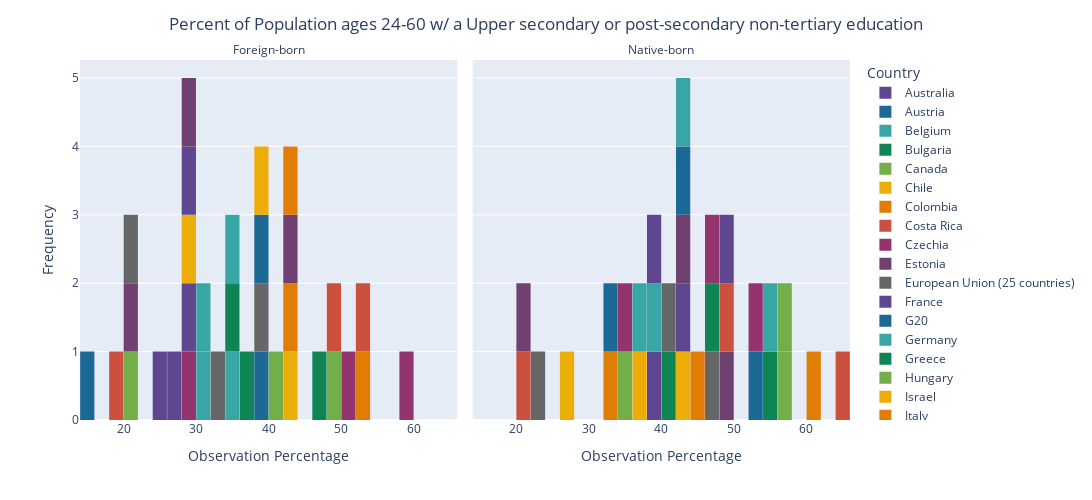

Notebook source saved alongside this figure:
### Code cell
fig = px.histogram(DF_rory_S,
                 x='OBS_VALUE',
                 nbins=30,
                 facet_col= 'Place of birth',
                 facet_col_wrap=2,
                  color='Reference area',
                  color_discrete_sequence=px.colors.qualitative.Prism)
fig.for_each_annotation(lambda a: a.update(text=a.text.split("=")[-1]))
fig.update_xaxes(title_text='Observation Percentage')
fig.update_layout(bargap=0.02,
                  title='Percent of Population ages 24-60 w/ a Upper secondary or post-secondary non-tertiary education',
                  title_x=0.5,
                  xaxis_title="Observation Percentage",
                  yaxis_title="Frequency",
                  legend_title="Country",
                  autosize=False,
                  width=1200,
                  height=500)

fig.show()

### Figure 1 — Plotly figure (JSON) as saved in the notebook; plotly's stock layout.template omitted (floating-point values rounded to 4 significant figures)
{"data": [{"alignmentgroup": "True", "bingroup": "x", "hovertemplate": "Reference area=Australia<br>Place of birth=Foreign-born<br>OBS_VALUE=%{x}<br>count=%{y}<extra></extra>", "legendgroup": "Australia", "marker": {"color": "rgb(95, 70, 144)", "pattern": {"shape": ""}}, "name": "Australia", "nbinsx": 30, "offsetgroup": "Australia", "orientation": "v", "showlegend": true, "type": "histogram", "x": [24.16], "xaxis": "x", "yaxis": "y"}, {"alignmentgroup": "True", "bingroup": "x", "hovertemplate": "Reference area=Australia<br>Place of birth=Native-born<br>OBS_VALUE=%{x}<br>count=%{y}<extra></extra>", "legendgroup": "Australia", "marker": {"color": "rgb(95, 70, 144)", "pattern": {"shape": ""}}, "name": "Australia", "nbinsx": 30, "offsetgroup": "Australia", "orientation": "v", "showlegend": false, "type": "histogram", "x": [38.77], "xaxis": "x2", "yaxis": "y2"}, {"alignmentgroup": "True", "bingroup": "x", "hovertemplate": "Reference area=Austria<br>Place of birth=Foreign-born<br>OBS_VALUE=%{x}<br>count=%{y}<extra></extra>", "legendgroup": "Austria", "marker": {"color": "rgb(29, 105, 150)", "pattern": {"shape": ""}}, "name": "Austria", "nbinsx": 30, "offsetgroup": "Austria", "orientation": "v", "showlegend": true, "type": "histogram", "x": [39.64], "xaxis": "x", "yaxis": "y"}, {"alignmentgroup": "True", "bingroup": "x", "hovertemplate": "Reference area=Austria<br>Place of birth=Native-born<br>OBS_VALUE=%{x}<br>count=%{y}<extra></extra>", "legendgroup": "Austria", "marker": {"color": "rgb(29, 105, 150)", "pattern": {"shape": ""}}, "name": "Austria", "nbinsx": 30, "offsetgroup": "Austria", "orientation": "v", "showlegend": false, "type": "histogram", "x": [53.13], "xaxis": "x2", "yaxis": "y2"}, {"alignmentgroup": "True", "bingroup": "x", "hovertemplate": "Reference area=Belgium<br>Place of birth=Foreign-born<br>OBS_VALUE=%{x}<br>count=%{y}<extra></extra>", "legendgroup": "Belgium", "marker": {"color": "rgb(56, 166, 165)", "pattern": {"shape": ""}}, "name": "Belgium", "nbinsx": 30, "offsetgroup": "Belgium", "orientation": "v", "showlegend": true, "type": "histogram", "x": [30.66], "xaxis": "x", "yaxis": "y"}, {"alignmentgroup": "True", "bingroup": "x", "hovertemplate": "Reference area=Belgium<br>Place of birth=Native-born<br>OBS_VALUE=%{x}<br>count=%{y}<extra></extra>", "legendgroup": "Belgium", "marker": {"color": "rgb(56, 166, 165)", "pattern": {"shape": ""}}, "name": "Belgium", "nbinsx": 30, "offsetgroup": "Belgium", "orientation": "v", "showlegend": false, "type": "histogram", "x": [39.4], "xaxis": "x2", "yaxis": "y2"}, {"alignmentgroup": "True", "bingroup": "x", "hovertemplate": "Reference area=Bulgaria<br>Place of birth=Foreign-born<br>OBS_VALUE=%{x}<br>count=%{y}<extra></extra>", "legendgroup": "Bulgaria", "marker": {"color": "rgb(15, 133, 84)", "pattern": {"shape": ""}}, "name": "Bulgaria", "nbinsx": 30, "offsetgroup": "Bulgaria", "orientation": "v", "showlegend": true, "type": "histogram", "x": [37.58], "xaxis": "x", "yaxis": "y"}, {"alignmentgroup": "True", "bingroup": "x", "hovertemplate": "Reference area=Bulgaria<br>Place of birth=Native-born<br>OBS_VALUE=%{x}<br>count=%{y}<extra></extra>", "legendgroup": "Bulgaria", "marker": {"color": "rgb(15, 133, 84)", "pattern": {"shape": ""}}, "name": "Bulgaria", "nbinsx": 30, "offsetgroup": "Bulgaria", "orientation": "v", "showlegend": false, "type": "histogram", "x": [54.8], "xaxis": "x2", "yaxis": "y2"}, {"alignmentgroup": "True", "bingroup": "x", "hovertemplate": "Reference area=Canada<br>Place of birth=Foreign-born<br>OBS_VALUE=%{x}<br>count=%{y}<extra></extra>", "legendgroup": "Canada", "marker": {"color": "rgb(115, 175, 72)", "pattern": {"shape": ""}}, "name": "Canada", "nbinsx": 30, "offsetgroup": "Canada", "orientation": "v", "showlegend": true, "type": "histogram", "x": [20.97], "xaxis": "x", "yaxis": "y"}, {"alignmentgroup": "True", "bingroup": "x", "hovertemplate": "Reference area=Canada<br>Place of birth=Native-born<br>OBS_VALUE=%{x}<br>count=%{y}<extra></extra>", "legendgroup": "Canada", "marker": {"color": "rgb(115, 175, 72)", "pattern": {"shape": ""}}, "name": "Canada", "nbinsx": 30, "offsetgroup": "Canada", "orientation": "v", "showlegend": false, "type": "histogram", "x": [34.38], "xaxis": "x2", "yaxis": "y2"}, {"alignmentgroup": "True", "bingroup": "x", "hovertemplate": "Reference area=Chile<br>Place of birth=Foreign-born<br>OBS_VALUE=%{x}<br>count=%{y}<extra></extra>", "legendgroup": "Chile", "marker": {"color": "rgb(237, 173, 8)", "pattern": {"shape": ""}}, "name": "Chile", "nbinsx": 30, "offsetgroup": "Chile", "orientation": "v", "showlegend": true, "type": "histogram", "x": [42.63], "xaxis": "x", "yaxis": "y"}, {"alignmentgroup": "True", "bingroup": "x", "hovertemplate": "Reference area=Chile<br>Place of birth=Native-born<br>OBS_VALUE=%{x}<br>count=%{y}<extra></extra>", "legendgroup": "Chile", "marker": {"color": "rgb(237, 173, 8)", "pattern": {"shape": ""}}, "name": "Chile", "nbinsx": 30, "offsetgroup": "Chile", "orientation": "v", "showlegend": false, "type": "histogram", "x": [42.03], "xaxis": "x2", "yaxis": "y2"}, {"alignmentgroup": "True", "bingroup": "x", "hovertemplate": "Reference area=Colombia<br>Place of birth=Foreign-born<br>OBS_VALUE=%{x}<br>count=%{y}<extra></extra>", "legendgroup": "Colombia", "marker": {"color": "rgb(225, 124, 5)", "pattern": {"shape": ""}}, "name": "Colombia", "nbinsx": 30, "offsetgroup": "Colombia", "orientation": "v", "showlegend": true, "type": "histogram", "x": [42.85], "xaxis": "x", "yaxis": "y"}, {"alignmentgroup": "True", "bingroup": "x", "hovertemplate": "Reference area=Colombia<br>Place of birth=Native-born<br>OBS_VALUE=%{x}<br>count=%{y}<extra></extra>", "legendgroup": "Colombia", "marker": {"color": "rgb(225, 124, 5)", "pattern": {"shape": ""}}, "name": "Colombia", "nbinsx": 30, "offsetgroup": "Colombia", "orientation": "v", "showlegend": false, "type": "histogram", "x": [33.87], "xaxis": "x2", "yaxis": "y2"}, {"alignmentgroup": "True", "bingroup": "x", "hovertemplate": "Reference area=Costa Rica<br>Place of birth=Foreign-born<br>OBS_VALUE=%{x}<br>count=%{y}<extra></extra>", "legendgroup": "Costa Rica", "marker": {"color": "rgb(204, 80, 62)", "pattern": {"shape": ""}}, "name": "Costa Rica", "nbinsx": 30, "offsetgroup": "Costa Rica", "orientation": "v", "showlegend": true, "type": "histogram", "x": [19.73], "xaxis": "x", "yaxis": "y"}, {"alignmentgroup": "True", "bingroup": "x", "hovertemplate": "Reference area=Costa Rica<br>Place of birth=Native-born<br>OBS_VALUE=%{x}<br>count=%{y}<extra></extra>", "legendgroup": "Costa Rica", "marker": {"color": "rgb(204, 80, 62)", "pattern": {"shape": ""}}, "name": "Costa Rica", "nbinsx": 30, "offsetgroup": "Costa Rica", "orientation": "v", "showlegend": false, "type": "histogram", "x": [20.26], "xaxis": "x2", "yaxis": "y2"}, {"alignmentgroup": "True", "bingroup": "x", "hovertemplate": "Reference area=Czechia<br>Place of birth=Foreign-born<br>OBS_VALUE=%{x}<br>count=%{y}<extra></extra>", "legendgroup": "Czechia", "marker": {"color": "rgb(148, 52, 110)", "pattern": {"shape": ""}}, "name": "Czechia", "nbinsx": 30, "offsetgroup": "Czechia", "orientation": "v", "showlegend": true, "type": "histogram", "x": [28.75], "xaxis": "x", "yaxis": "y"}, {"alignmentgroup": "True", "bingroup": "x", "hovertemplate": "Reference area=Czechia<br>Place of birth=Native-born<br>OBS_VALUE=%{x}<br>count=%{y}<extra></extra>", "legendgroup": "Czechia", "marker": {"color": "rgb(148, 52, 110)", "pattern": {"shape": ""}}, "name": "Czechia", "nbinsx": 30, "offsetgroup": "Czechia", "orientation": "v", "showlegend": false, "type": "histogram", "x": [35.48], "xaxis": "x2", "yaxis": "y2"}, {"alignmentgroup": "True", "bingroup": "x", "hovertemplate": "Reference area=Estonia<br>Place of birth=Foreign-born<br>OBS_VALUE=%{x}<br>count=%{y}<extra></extra>", "legendgroup": "Estonia", "marker": {"color": "rgb(111, 64, 112)", "pattern": {"shape": ""}}, "name": "Estonia", "nbinsx": 30, "offsetgroup": "Estonia", "orientation": "v", "showlegend": true, "type": "histogram", "x": [43.77], "xaxis": "x", "yaxis": "y"}, {"alignmentgroup": "True", "bingroup": "x", "hovertemplate": "Reference area=Estonia<br>Place of birth=Native-born<br>OBS_VALUE=%{x}<br>count=%{y}<extra></extra>", "legendgroup": "Estonia", "marker": {"color": "rgb(111, 64, 112)", "pattern": {"shape": ""}}, "name": "Estonia", "nbinsx": 30, "offsetgroup": "Estonia", "orientation": "v", "showlegend": false, "type": "histogram", "x": [48.37], "xaxis": "x2", "yaxis": "y2"}, {"alignmentgroup": "True", "bingroup": "x", "hovertemplate": "Reference area=European Union (25 countries)<br>Place of birth=Foreign-born<br>OBS_VALUE=%{x}<br>count=%{y}<extra></extra>", "legendgroup": "European Union (25 countries)", "marker": {"color": "rgb(102, 102, 102)", "pattern": {"shape": ""}}, "name": "European Union (25 countries)", "nbinsx": 30, "offsetgroup": "European Union (25 countries)", "orientation": "v", "showlegend": true, "type": "histogram", "x": [39.59], "xaxis": "x", "yaxis": "y"}, {"alignmentgroup": "True", "bingroup": "x", "hovertemplate": "Reference area=European Union (25 countries)<br>Place of birth=Native-born<br>OBS_VALUE=%{x}<br>count=%{y}<extra></extra>", "legendgroup": "European Union (25 countries)", "marker": {"color": "rgb(102, 102, 102)", "pattern": {"shape": ""}}, "name": "European Union (25 countries)", "nbinsx": 30, "offsetgroup": "European Union (25 countries)", "orientation": "v", "showlegend": false, "type": "histogram", "x": [46.89], "xaxis": "x2", "yaxis": "y2"}, {"alignmentgroup": "True", "bingroup": "x", "hovertemplate": "Reference area=France<br>Place of birth=Foreign-born<br>OBS_VALUE=%{x}<br>count=%{y}<extra></extra>", "legendgroup": "France", "marker": {"color": "rgb(95, 70, 144)", "pattern": {"shape": ""}}, "name": "France", "nbinsx": 30, "offsetgroup": "France", "orientation": "v", "showlegend": true, "type": "histogram", "x": [28.79], "xaxis": "x", "yaxis": "y"}, {"alignmentgroup": "True", "bingroup": "x", "hovertemplate": "Reference area=France<br>Place of birth=Native-born<br>OBS_VALUE=%{x}<br>count=%{y}<extra></extra>", "legendgroup": "France", "marker": {"color": "rgb(95, 70, 144)", "pattern": {"shape": ""}}, "name": "France", "nbinsx": 30, "offsetgroup": "France", "orientation": "v", "showlegend": false, "type": "histogram", "x": [43.53], "xaxis": "x2", "yaxis": "y2"}, {"alignmentgroup": "True", "bingroup": "x", "hovertemplate": "Reference area=G20<br>Place of birth=Foreign-born<br>OBS_VALUE=%{x}<br>count=%{y}<extra></extra>", "legendgroup": "G20", "marker": {"color": "rgb(29, 105, 150)", "pattern": {"shape": ""}}, "name": "G20", "nbinsx": 30, "offsetgroup": "G20", "orientation": "v", "showlegend": true, "type": "histogram", "x": [null], "xaxis": "x", "yaxis": "y"}, {"alignmentgroup": "True", "bingroup": "x", "hovertemplate": "Reference area=G20<br>Place of birth=Native-born<br>OBS_VALUE=%{x}<br>count=%{y}<extra></extra>", "legendgroup": "G20", "marker": {"color": "rgb(29, 105, 150)", "pattern": {"shape": ""}}, "name": "G20", "nbinsx": 30, "offsetgroup": "G20", "orientation": "v", "showlegend": false, "type": "histogram", "x": [null], "xaxis": "x2", "yaxis": "y2"}, {"alignmentgroup": "True", "bingroup": "x", "hovertemplate": "Reference area=Germany<br>Place of birth=Foreign-born<br>OBS_VALUE=%{x}<br>count=%{y}<extra></extra>", "legendgroup": "Germany", "marker": {"color": "rgb(56, 166, 165)", "pattern": {"shape": ""}}, "name": "Germany", "nbinsx": 30, "offsetgroup": "Germany", "orientation": "v", "showlegend": true, "type": "histogram", "x": [34.98], "xaxis": "x", "yaxis": "y"}, {"alignmentgroup": "True", "bingroup": "x", "hovertemplate": "Reference area=Germany<br>Place of birth=Native-born<br>OBS_VALUE=%{x}<br>count=%{y}<extra></extra>", "legendgroup": "Germany", "marker": {"color": "rgb(56, 166, 165)", "pattern": {"shape": ""}}, "name": "Germany", "nbinsx": 30, "offsetgroup": "Germany", "orientation": "v", "showlegend": false, "type": "histogram", "x": [54.76], "xaxis": "x2", "yaxis": "y2"}, {"alignmentgroup": "True", "bingroup": "x", "hovertemplate": "Reference area=Greece<br>Place of birth=Foreign-born<br>OBS_VALUE=%{x}<br>count=%{y}<extra></extra>", "legendgroup": "Greece", "marker": {"color": "rgb(15, 133, 84)", "pattern": {"shape": ""}}, "name": "Greece", "nbinsx": 30, "offsetgroup": "Greece", "orientation": "v", "showlegend": true, "type": "histogram", "x": [47.87], "xaxis": "x", "yaxis": "y"}, {"alignmentgroup": "True", "bingroup": "x", "hovertemplate": "Reference area=Greece<br>Place of birth=Native-born<br>OBS_VALUE=%{x}<br>count=%{y}<extra></extra>", "legendgroup": "Greece", "marker": {"color": "rgb(15, 133, 84)", "pattern": {"shape": ""}}, "name": "Greece", "nbinsx": 30, "offsetgroup": "Greece", "orientation": "v", "showlegend": false, "type": "histogram", "x": [46.31], "xaxis": "x2", "yaxis": "y2"}, {"alignmentgroup": "True", "bingroup": "x", "hovertemplate": "Reference area=Hungary<br>Place of birth=Foreign-born<br>OBS_VALUE=%{x}<br>count=%{y}<extra></extra>", "legendgroup": "Hungary", "marker": {"color": "rgb(115, 175, 72)", "pattern": {"shape": ""}}, "name": "Hungary", "nbinsx": 30, "offsetgroup": "Hungary", "orientation": "v", "showlegend": true, "type": "histogram", "x": [48.99], "xaxis": "x", "yaxis": "y"}, {"alignmentgroup": "True", "bingroup": "x", "hovertemplate": "Reference area=Hungary<br>Place of birth=Native-born<br>OBS_VALUE=%{x}<br>count=%{y}<extra></extra>", "legendgroup": "Hungary", "marker": {"color": "rgb(115, 175, 72)", "pattern": {"shape": ""}}, "name": "Hungary", "nbinsx": 30, "offsetgroup": "Hungary", "orientation": "v", "showlegend": false, "type": "histogram", "x": [57.84], "xaxis": "x2", "yaxis": "y2"}, {"alignmentgroup": "True", "bingroup": "x", "hovertemplate": "Reference area=Israel<br>Place of birth=Foreign-born<br>OBS_VALUE=%{x}<br>count=%{y}<extra></extra>", "legendgroup": "Israel", "marker": {"color": "rgb(237, 173, 8)", "pattern": {"shape": ""}}, "name": "Israel", "nbinsx": 30, "offsetgroup": "Israel", "orientation": "v", "showlegend": true, "type": "histogram", "x": [29.94], "xaxis": "x", "yaxis": "y"}, {"alignmentgroup": "True", "bingroup": "x", "hovertemplate": "Reference area=Israel<br>Place of birth=Native-born<br>OBS_VALUE=%{x}<br>count=%{y}<extra></extra>", "legendgroup": "Israel", "marker": {"color": "rgb(237, 173, 8)", "pattern": {"shape": ""}}, "name": "Israel", "nbinsx": 30, "offsetgroup": "Israel", "orientation": "v", "showlegend": false, "type": "histogram", "x": [37.17], "xaxis": "x2", "yaxis": "y2"}, {"alignmentgroup": "True", "bingroup": "x", "hovertemplate": "Reference area=Italy<br>Place of birth=Foreign-born<br>OBS_VALUE=%{x}<br>count=%{y}<extra></extra>", "legendgroup": "Italy", "marker": {"color": "rgb(225, 124, 5)", "pattern": {"shape": ""}}, "name": "Italy", "nbinsx": 30, "offsetgroup": "Italy", "orientation": "v", "showlegend": true, "type": "histogram", "x": [42.59], "xaxis": "x", "yaxis": "y"}, {"alignmentgroup": "True", "bingroup": "x", "hovertemplate": "Reference area=Italy<br>Place of birth=Native-born<br>OBS_VALUE=%{x}<br>count=%{y}<extra></extra>", "legendgroup": "Italy", "marker": {"color": "rgb(225, 124, 5)", "pattern": {"shape": ""}}, "name": "Italy", "nbinsx": 30, "offsetgroup": "Italy", "orientation": "v", "showlegend": false, "type": "histogram", "x": [44.14], "xaxis": "x2", "yaxis": "y2"}, {"alignmentgroup": "True", "bingroup": "x", "hovertemplate": "Reference area=Latvia<br>Place of birth=Foreign-born<br>OBS_VALUE=%{x}<br>count=%{y}<extra></extra>", "legendgroup": "Latvia", "marker": {"color": "rgb(204, 80, 62)", "pattern": {"shape": ""}}, "name": "Latvia", "nbinsx": 30, "offsetgroup": "Latvia", "orientation": "v", "showlegend": true, "type": "histogram", "x": [49.98], "xaxis": "x", "yaxis": "y"}, {"alignmentgroup": "True", "bingroup": "x", "hovertemplate": "Reference area=Latvia<br>Place of birth=Native-born<br>OBS_VALUE=%{x}<br>count=%{y}<extra></extra>", "legendgroup": "Latvia", "marker": {"color": "rgb(204, 80, 62)", "pattern": {"shape": ""}}, "name": "Latvia", "nbinsx": 30, "offsetgroup": "Latvia", "orientation": "v", "showlegend": false, "type": "histogram", "x": [49.67], "xaxis": "x2", "yaxis": "y2"}, {"alignmentgroup": "True", "bingroup": "x", "hovertemplate": "Reference area=Lithuania<br>Place of birth=Foreign-born<br>OBS_VALUE=%{x}<br>count=%{y}<extra></extra>", "legendgroup": "Lithuania", "marker": {"color": "rgb(148, 52, 110)", "pattern": {"shape": ""}}, "name": "Lithuania", "nbinsx": 30, "offsetgroup": "Lithuania", "orientation": "v", "showlegend": true, "type": "histogram", "x": [50.44], "xaxis": "x", "yaxis": "y"}, {"alignmentgroup": "True", "bingroup": "x", "hovertemplate": "Reference area=Lithuania<br>Place of birth=Native-born<br>OBS_VALUE=%{x}<br>count=%{y}<extra></extra>", "legendgroup": "Lithuania", "marker": {"color": "rgb(148, 52, 110)", "pattern": {"shape": ""}}, "name": "Lithuania", "nbinsx": 30, "offsetgroup": "Lithuania", "orientation": "v", "showlegend": false, "type": "histogram", "x": [46.34], "xaxis": "x2", "yaxis": "y2"}, {"alignmentgroup": "True", "bingroup": "x", "hovertemplate": "Reference area=Luxembourg<br>Place of birth=Foreign-born<br>OBS_VALUE=%{x}<br>count=%{y}<extra></extra>", "legendgroup": "Luxembourg", "marker": {"color": "rgb(111, 64, 112)", "pattern": {"shape": ""}}, "name": "Luxembourg", "nbinsx": 30, "offsetgroup": "Luxembourg", "orientation": "v", "showlegend": true, "type": "histogram", "x": [21.12], "xaxis": "x", "yaxis": "y"}, {"alignmentgroup": "True", "bingroup": "x", "hovertemplate": "Reference area=Luxembourg<br>Place of birth=Native-born<br>OBS_VALUE=%{x}<br>count=%{y}<extra></extra>", "legendgroup": "Luxembourg", "marker": {"color": "rgb(111, 64, 112)", "pattern": {"shape": ""}}, "name": "Luxembourg", "nbinsx": 30, "offsetgroup": "Luxembourg", "orientation": "v", "showlegend": false, "type": "histogram", "x": [43.25], "xaxis": "x2", "yaxis": "y2"}, {"alignmentgroup": "True", "bingroup": "x", "hovertemplate": "Reference area=Mexico<br>Place of birth=Foreign-born<br>OBS_VALUE=%{x}<br>count=%{y}<extra></extra>", "legendgroup": "Mexico", "marker": {"color": "rgb(102, 102, 102)", "pattern": {"shape": ""}}, "name": "Mexico", "nbinsx": 30, "offsetgroup": "Mexico", "orientation": "v", "showlegend": true, "type": "histogram", "x": [32.67], "xaxis": "x", "yaxis": "y"}, {"alignmentgroup": "True", "bingroup": "x", "hovertemplate": "Reference area=Mexico<br>Place of birth=Native-born<br>OBS_VALUE=%{x}<br>count=%{y}<extra></extra>", "legendgroup": "Mexico", "marker": {"color": "rgb(102, 102, 102)", "pattern": {"shape": ""}}, "name": "Mexico", "nbinsx": 30, "offsetgroup": "Mexico", "orientation": "v", "showlegend": false, "type": "histogram", "x": [23.43], "xaxis": "x2", "yaxis": "y2"}, {"alignmentgroup": "True", "bingroup": "x", "hovertemplate": "Reference area=Netherlands<br>Place of birth=Foreign-born<br>OBS_VALUE=%{x}<br>count=%{y}<extra></extra>", "legendgroup": "Netherlands", "marker": {"color": "rgb(95, 70, 144)", "pattern": {"shape": ""}}, "name": "Netherlands", "nbinsx": 30, "offsetgroup": "Netherlands", "orientation": "v", "showlegend": true, "type": "histogram", "x": [28.99], "xaxis": "x", "yaxis": "y"}, {"alignmentgroup": "True", "bingroup": "x", "hovertemplate": "Reference area=Netherlands<br>Place of birth=Native-born<br>OBS_VALUE=%{x}<br>count=%{y}<extra></extra>", "legendgroup": "Netherlands", "marker": {"color": "rgb(95, 70, 144)", "pattern": {"shape": ""}}, "name": "Netherlands", "nbinsx": 30, "offsetgroup": "Netherlands", "orientation": "v", "showlegend": false, "type": "histogram", "x": [39.95], "xaxis": "x2", "yaxis": "y2"}, {"alignmentgroup": "True", "bingroup": "x", "hovertemplate": "Reference area=New Zealand<br>Place of birth=Foreign-born<br>OBS_VALUE=%{x}<br>count=%{y}<extra></extra>", "legendgroup": "New Zealand", "marker": {"color": "rgb(29, 105, 150)", "pattern": {"shape": ""}}, "name": "New Zealand", "nbinsx": 30, "offsetgroup": "New Zealand", "orientation": "v", "showlegend": true, "type": "histogram", "x": [39.57], "xaxis": "x", "yaxis": "y"}, {"alignmentgroup": "True", "bingroup": "x", "hovertemplate": "Reference area=New Zealand<br>Place of birth=Native-born<br>OBS_VALUE=%{x}<br>count=%{y}<extra></extra>", "legendgroup": "New Zealand", "marker": {"color": "rgb(29, 105, 150)", "pattern": {"shape": ""}}, "name": "New Zealand", "nbinsx": 30, "offsetgroup": "New Zealand", "orientation": "v", "showlegend": false, "type": "histogram", "x": [42.07], "xaxis": "x2", "yaxis": "y2"}, {"alignmentgroup": "True", "bingroup": "x", "hovertemplate": "Reference area=Norway<br>Place of birth=Foreign-born<br>OBS_VALUE=%{x}<br>count=%{y}<extra></extra>", "legendgroup": "Norway", "marker": {"color": "rgb(56, 166, 165)", "pattern": {"shape": ""}}, "name": "Norway", "nbinsx": 30, "offsetgroup": "Norway", "orientation": "v", "showlegend": true, "type": "histogram", "x": [30.09], "xaxis": "x", "yaxis": "y"}, {"alignmentgroup": "True", "bingroup": "x", "hovertemplate": "Reference area=Norway<br>Place of birth=Native-born<br>OBS_VALUE=%{x}<br>count=%{y}<extra></extra>", "legendgroup": "Norway", "marker": {"color": "rgb(56, 166, 165)", "pattern": {"shape": ""}}, "name": "Norway", "nbinsx": 30, "offsetgroup": "Norway", "orientation": "v", "showlegend": false, "type": "histogram", "x": [36.28], "xaxis": "x2", "yaxis": "y2"}, {"alignmentgroup": "True", "bingroup": "x", "hovertemplate": "Reference area=OECD<br>Place of birth=Foreign-born<br>OBS_VALUE=%{x}<br>count=%{y}<extra></extra>", "legendgroup": "OECD", "marker": {"color": "rgb(15, 133, 84)", "pattern": {"shape": ""}}, "name": "OECD", "nbinsx": 30, "offsetgroup": "OECD", "orientation": "v", "showlegend": true, "type": "histogram", "x": [35.21], "xaxis": "x", "yaxis": "y"}, {"alignmentgroup": "True", "bingroup": "x", "hovertemplate": "Reference area=OECD<br>Place of birth=Native-born<br>OBS_VALUE=%{x}<br>count=%{y}<extra></extra>", "legendgroup": "OECD", "marker": {"color": "rgb(15, 133, 84)", "pattern": {"shape": ""}}, "name": "OECD", "nbinsx": 30, "offsetgroup": "OECD", "orientation": "v", "showlegend": false, "type": "histogram", "x": [41.98], "xaxis": "x2", "yaxis": "y2"}, {"alignmentgroup": "True", "bingroup": "x", "hovertemplate": "Reference area=Poland<br>Place of birth=Foreign-born<br>OBS_VALUE=%{x}<br>count=%{y}<extra></extra>", "legendgroup": "Poland", "marker": {"color": "rgb(115, 175, 72)", "pattern": {"shape": ""}}, "name": "Poland", "nbinsx": 30, "offsetgroup": "Poland", "orientation": "v", "showlegend": true, "type": "histogram", "x": [41.49], "xaxis": "x", "yaxis": "y"}, {"alignmentgroup": "True", "bingroup": "x", "hovertemplate": "Reference area=Poland<br>Place of birth=Native-born<br>OBS_VALUE=%{x}<br>count=%{y}<extra></extra>", "legendgroup": "Poland", "marker": {"color": "rgb(115, 175, 72)", "pattern": {"shape": ""}}, "name": "Poland", "nbinsx": 30, "offsetgroup": "Poland", "orientation": "v", "showlegend": false, "type": "histogram", "x": [56.64], "xaxis": "x2", "yaxis": "y2"}, {"alignmentgroup": "True", "bingroup": "x", "hovertemplate": "Reference area=Portugal<br>Place of birth=Foreign-born<br>OBS_VALUE=%{x}<br>count=%{y}<extra></extra>", "legendgroup": "Portugal", "marker": {"color": "rgb(237, 173, 8)", "pattern": {"shape": ""}}, "name": "Portugal", "nbinsx": 30, "offsetgroup": "Portugal", "orientation": "v", "showlegend": true, "type": "histogram", "x": [39.39], "xaxis": "x", "yaxis": "y"}, {"alignmentgroup": "True", "bingroup": "x", "hovertemplate": "Reference area=Portugal<br>Place of birth=Native-born<br>OBS_VALUE=%{x}<br>count=%{y}<extra></extra>", "legendgroup": "Portugal", "marker": {"color": "rgb(237, 173, 8)", "pattern": {"shape": ""}}, "name": "Portugal", "nbinsx": 30, "offsetgroup": "Portugal", "orientation": "v", "showlegend": false, "type": "histogram", "x": [27.89], "xaxis": "x2", "yaxis": "y2"}, {"alignmentgroup": "True", "bingroup": "x", "hovertemplate": "Reference area=Romania<br>Place of birth=Foreign-born<br>OBS_VALUE=%{x}<br>count=%{y}<extra></extra>", "legendgroup": "Romania", "marker": {"color": "rgb(225, 124, 5)", "pattern": {"shape": ""}}, "name": "Romania", "nbinsx": 30, "offsetgroup": "Romania", "orientation": "v", "showlegend": true, "type": "histogram", "x": [52.88], "xaxis": "x", "yaxis": "y"}, {"alignmentgroup": "True", "bingroup": "x", "hovertemplate": "Reference area=Romania<br>Place of birth=Native-born<br>OBS_VALUE=%{x}<br>count=%{y}<extra></extra>", "legendgroup": "Romania", "marker": {"color": "rgb(225, 124, 5)", "pattern": {"shape": ""}}, "name": "Romania", "nbinsx": 30, "offsetgroup": "Romania", "orientation": "v", "showlegend": false, "type": "histogram", "x": [61.8], "xaxis": "x2", "yaxis": "y2"}, {"alignmentgroup": "True", "bingroup": "x", "hovertemplate": "Reference area=Slovak Republic<br>Place of birth=Foreign-born<br>OBS_VALUE=%{x}<br>count=%{y}<extra></extra>", "legendgroup": "Slovak Republic", "marker": {"color": "rgb(204, 80, 62)", "pattern": {"shape": ""}}, "name": "Slovak Republic", "nbinsx": 30, "offsetgroup": "Slovak Republic", "orientation": "v", "showlegend": true, "type": "histogram", "x": [53.96], "xaxis": "x", "yaxis": "y"}, {"alignmentgroup": "True", "bingroup": "x", "hovertemplate": "Reference area=Slovak Republic<br>Place of birth=Native-born<br>OBS_VALUE=%{x}<br>count=%{y}<extra></extra>", "legendgroup": "Slovak Republic", "marker": {"color": "rgb(204, 80, 62)", "pattern": {"shape": ""}}, "name": "Slovak Republic", "nbinsx": 30, "offsetgroup": "Slovak Republic", "orientation": "v", "showlegend": false, "type": "histogram", "x": [64.95], "xaxis": "x2", "yaxis": "y2"}, {"alignmentgroup": "True", "bingroup": "x", "hovertemplate": "Reference area=Slovenia<br>Place of birth=Foreign-born<br>OBS_VALUE=%{x}<br>count=%{y}<extra></extra>", "legendgroup": "Slovenia", "marker": {"color": "rgb(148, 52, 110)", "pattern": {"shape": ""}}, "name": "Slovenia", "nbinsx": 30, "offsetgroup": "Slovenia", "orientation": "v", "showlegend": true, "type": "histogram", "x": [59.49], "xaxis": "x", "yaxis": "y"}, {"alignmentgroup": "True", "bingroup": "x", "hovertemplate": "Reference area=Slovenia<br>Place of birth=Native-born<br>OBS_VALUE=%{x}<br>count=%{y}<extra></extra>", "legendgroup": "Slovenia", "marker": {"color": "rgb(148, 52, 110)", "pattern": {"shape": ""}}, "name": "Slovenia", "nbinsx": 30, "offsetgroup": "Slovenia", "orientation": "v", "showlegend": false, "type": "histogram", "x": [53.81], "xaxis": "x2", "yaxis": "y2"}, {"alignmentgroup": "True", "bingroup": "x", "hovertemplate": "Reference area=Spain<br>Place of birth=Foreign-born<br>OBS_VALUE=%{x}<br>count=%{y}<extra></extra>", "legendgroup": "Spain", "marker": {"color": "rgb(111, 64, 112)", "pattern": {"shape": ""}}, "name": "Spain", "nbinsx": 30, "offsetgroup": "Spain", "orientation": "v", "showlegend": true, "type": "histogram", "x": [28.55], "xaxis": "x", "yaxis": "y"}, {"alignmentgroup": "True", "bingroup": "x", "hovertemplate": "Reference area=Spain<br>Place of birth=Native-born<br>OBS_VALUE=%{x}<br>count=%{y}<extra></extra>", "legendgroup": "Spain", "marker": {"color": "rgb(111, 64, 112)", "pattern": {"shape": ""}}, "name": "Spain", "nbinsx": 30, "offsetgroup": "Spain", "orientation": "v", "showlegend": false, "type": "histogram", "x": [21.04], "xaxis": "x2", "yaxis": "y2"}, {"alignmentgroup": "True", "bingroup": "x", "hovertemplate": "Reference area=Sweden<br>Place of birth=Foreign-born<br>OBS_VALUE=%{x}<br>count=%{y}<extra></extra>", "legendgroup": "Sweden", "marker": {"color": "rgb(102, 102, 102)", "pattern": {"shape": ""}}, "name": "Sweden", "nbinsx": 30, "offsetgroup": "Sweden", "orientation": "v", "showlegend": true, "type": "histogram", "x": [21.54], "xaxis": "x", "yaxis": "y"}, {"alignmentgroup": "True", "bingroup": "x", "hovertemplate": "Reference area=Sweden<br>Place of birth=Native-born<br>OBS_VALUE=%{x}<br>count=%{y}<extra></extra>", "legendgroup": "Sweden", "marker": {"color": "rgb(102, 102, 102)", "pattern": {"shape": ""}}, "name": "Sweden", "nbinsx": 30, "offsetgroup": "Sweden", "orientation": "v", "showlegend": false, "type": "histogram", "x": [41.66], "xaxis": "x2", "yaxis": "y2"}, {"alignmentgroup": "True", "bingroup": "x", "hovertemplate": "Reference area=Switzerland<br>Place of birth=Foreign-born<br>OBS_VALUE=%{x}<br>count=%{y}<extra></extra>", "legendgroup": "Switzerland", "marker": {"color": "rgb(95, 70, 144)", "pattern": {"shape": ""}}, "name": "Switzerland", "nbinsx": 30, "offsetgroup": "Switzerland", "orientation": "v", "showlegend": true, "type": "histogram", "x": [26.16], "xaxis": "x", "yaxis": "y"}, {"alignmentgroup": "True", "bingroup": "x", "hovertemplate": "Reference area=Switzerland<br>Place of birth=Native-born<br>OBS_VALUE=%{x}<br>count=%{y}<extra></extra>", "legendgroup": "Switzerland", "marker": {"color": "rgb(95, 70, 144)", "pattern": {"shape": ""}}, "name": "Switzerland", "nbinsx": 30, "offsetgroup": "Switzerland", "orientation": "v", "showlegend": false, "type": "histogram", "x": [48.96], "xaxis": "x2", "yaxis": "y2"}, {"alignmentgroup": "True", "bingroup": "x", "hovertemplate": "Reference area=United Kingdom<br>Place of birth=Foreign-born<br>OBS_VALUE=%{x}<br>count=%{y}<extra></extra>", "legendgroup": "United Kingdom", "marker": {"color": "rgb(29, 105, 150)", "pattern": {"shape": ""}}, "name": "United Kingdom", "nbinsx": 30, "offsetgroup": "United Kingdom", "orientation": "v", "showlegend": true, "type": "histogram", "x": [14.58], "xaxis": "x", "yaxis": "y"}, {"alignmentgroup": "True", "bingroup": "x", "hovertemplate": "Reference area=United Kingdom<br>Place of birth=Native-born<br>OBS_VALUE=%{x}<br>count=%{y}<extra></extra>", "legendgroup": "United Kingdom", "marker": {"color": "rgb(29, 105, 150)", "pattern": {"shape": ""}}, "name": "United Kingdom", "nbinsx": 30, "offsetgroup": "United Kingdom", "orientation": "v", "showlegend": false, "type": "histogram", "x": [33.09], "xaxis": "x2", "yaxis": "y2"}, {"alignmentgroup": "True", "bingroup": "x", "hovertemplate": "Reference area=United States<br>Place of birth=Foreign-born<br>OBS_VALUE=%{x}<br>count=%{y}<extra></extra>", "legendgroup": "United States", "marker": {"color": "rgb(56, 166, 165)", "pattern": {"shape": ""}}, "name": "United States", "nbinsx": 30, "offsetgroup": "United States", "orientation": "v", "showlegend": true, "type": "histogram", "x": [34.68], "xaxis": "x", "yaxis": "y"}, {"alignmentgroup": "True", "bingroup": "x", "hovertemplate": "Reference area=United States<br>Place of birth=Native-born<br>OBS_VALUE=%{x}<br>count=%{y}<extra></extra>", "legendgroup": "United States", "marker": {"color": "rgb(56, 166, 165)", "pattern": {"shape": ""}}, "name": "United States", "nbinsx": 30, "offsetgroup": "United States", "orientation": "v", "showlegend": false, "type": "histogram", "x": [42.98], "xaxis": "x2", "yaxis": "y2"}], "layout": {"annotations": [{"font": {}, "showarrow": false, "text": "Foreign-born", "x": 0.245, "xanchor": "center", "xref": "paper", "y": 1, "yanchor": "bottom", "yref": "paper"}, {"font": {}, "showarrow": false, "text": "Native-born", "x": 0.755, "xanchor": "center", "xref": "paper", "y": 1, "yanchor": "bottom", "yref": "paper"}], "autosize": false, "bargap": 0.02, "barmode": "relative", "height": 500, "legend": {"title": {"text": "Country"}, "tracegroupgap": 0}, "margin": {"t": 60}, "title": {"text": "Percent of Population ages 24-60 w/ a Upper secondary or post-secondary non-tertiary education", "x": 0.5}, "width": 1200, "xaxis": {"anchor": "y", "autorange": true, "domain": [0, 0.49], "range": [14, 66], "title": {"text": "Observation Percentage"}, "type": "linear"}, "xaxis2": {"anchor": "y2", "autorange": true, "domain": [0.51, 1], "matches": "x", "range": [14, 66], "title": {"text": "Observation Percentage"}, "type": "linear"}, "yaxis": {"anchor": "x", "autorange": true, "domain": [0, 1], "range": [0, 5.263], "title": {"text": "Frequency"}}, "yaxis2": {"anchor": "x2", "autorange": true, "domain": [0, 1], "matches": "y", "range": [0, 5.263], "showticklabels": false}}}
